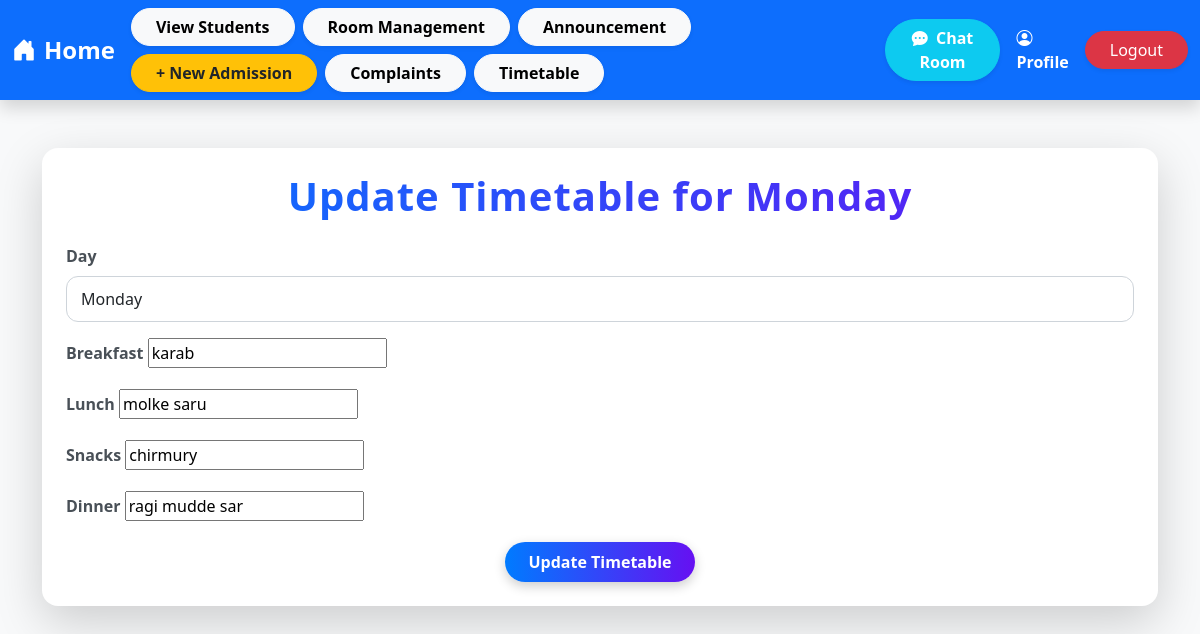
Page /timetable/update/1 (signed in) on the committed database.
### timetable/models.py (models this page shows, shortened)
class FoodTimetable(models.Model):
    DAYS_OF_WEEK = [
        ('Monday', 'Monday'),
        ('Tuesday', 'Tuesday'),
        ('Wednesday', 'Wednesday'),
        ('Thursday', 'Thursday'),
        ('Friday', 'Friday'),
        ('Saturday', 'Saturday'),
        ('Sunday', 'Sunday'),
    ]
    day = models.CharField(max_length=9, choices=DAYS_OF_WEEK, unique=True,default='Monday')
    break_fast = models.CharField(max_length=10,default='')
    lunch = models.CharField(max_length=200,default='')
    snacks = models.CharField(max_length=200,default='')
    dinner = models.CharField(max_length=200,default='')

### timetable/views.py (the view)
# urls.py: path('update/<int:pk>',views.update_timetable_view,name='update')
@login_required
def update_timetable_view(request, pk):
    timetable = get_object_or_404(FoodTimetable, pk = pk)
    if request.method == 'POST':
        form = TimeTableForm(request.POST, instance=timetable)
        if form.is_valid():
            form.save()
            return redirect('timetable:Foodtimetable')
    else:
        form = TimeTableForm(instance=timetable)
    return render(request, 'update_timetable.html', {'form': form, 'timetable': timetable, 'user': request.user})

### timetable/forms.py
class TimeTableForm(forms.ModelForm):
    class Meta:
        model = FoodTimetable
        exclude = ['id']

### timetable/templates/update_timetable.html (shortened to what this page needs)
{% extends 'base.html' %}
{% block content %}
<div class="container mt-5">
    <div class="card shadow-lg border-0 rounded-4 p-4">
        <h1 class="text-center mb-4 fw-bold update-heading">Update Timetable for {{ timetable.day }}</h1>
        <form method="POST" novalidate>
            <div class="mb-3">
                <label for="day" class="form-label fw-semibold">Day</label>
                <input type="text" class="form-control" id="day" name="day" value="{{ timetable.day }}" readonly>
            </div>
            <div class="mb-3">
                <label for="break_fast" class="form-label fw-semibold">Breakfast</label>
                {{ form.break_fast }}
            </div>
            <div class="mb-3">
                <label for="lunch" class="form-label fw-semibold">Lunch</label>
                {{ form.lunch }}
            </div>
            <div class="mb-3">
                <label for="snacks" class="form-label fw-semibold">Snacks</label>
                {{ form.snacks }}
            </div>
            <div class="mb-3">
                <label for="dinner" class="form-label fw-semibold">Dinner</label>
                {{ form.dinner }}
            </div>
            <div class="text-center">
                {% if user.is_superuser %}
                    <button type="submit" class="btn btn-update px-4 py-2">Update Timetable</button>
                {% endif %}
            </div>
        </form>
    </div>
</div>
{% endblock content %}

### templates/base.html (style rules this page uses)
:root { --bg-color: #f8f9fa; --text-color: #212529; --primary-gradient: linear-gradient(135deg, #007bff, #6610f2); }
body { background: var(--bg-color); color: var(--text-color); transition: background 0.4s ease, color 0.4s ease; font-family: "Segoe UI", sans-serif; }

### timetable/templates/update_timetable.html (style rules this page uses)
.update-heading { background: linear-gradient(90deg, #007bff, #6610f2); -webkit-background-clip: text; -webkit-text-fill-color: transparent; letter-spacing: 1px; }
.card { background: #ffffff; border-radius: 16px; padding: 2rem; }
.form-label { font-size: 1rem; color: #495057; }
.form-control, select, textarea { border-radius: 12px; border: 1px solid #ced4da; padding: 10px 14px; transition: all 0.3s ease; }
.btn-update { background: linear-gradient(90deg, #007bff, #6610f2); border: none; color: #fff; font-weight: 600; border-radius: 30px; box-shadow: 0 4px 12px rgba(0,0,0,0.2); transition: all 0.3s ease; }

### rows in the picture
FoodTimetable: day "Monday", break_fast "karab", lunch "molke saru", snacks "chirmury", dinner "ragi mudde sar"
